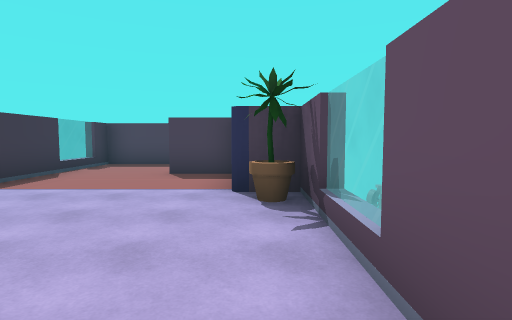
view 1 (above)

16 first-person views from a walk through a 3-D level made in the Unity game engine. The camera is 1.5 m above the floor, tilts 4° down and sees 80° across. The floor is counted in squares, 2 m on a side. Each view is taken from the middle of a square. On the plan, view 1 faces up. The plan holds only what a view shows up to about 10 squares ahead; the rest is blank. The place goes on beyond the plan. The player is left out. Door leaves are left out, so doorways stand open. Some surface patterns are stand-ins.

view 2
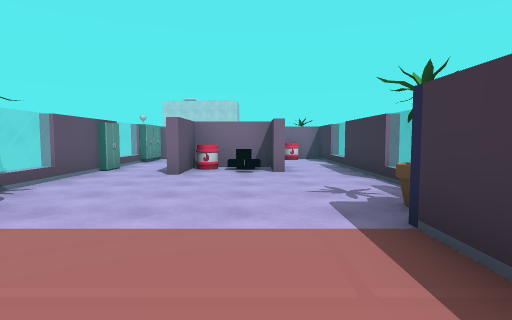

view 3
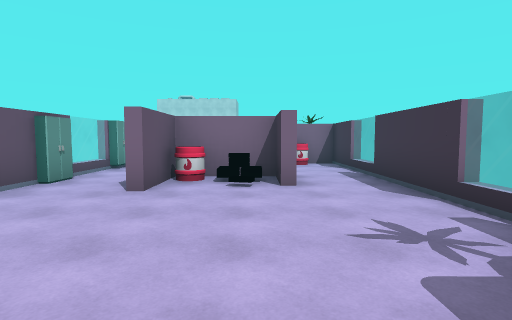

view 4
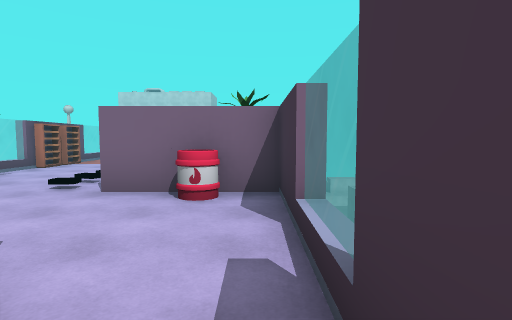

view 5
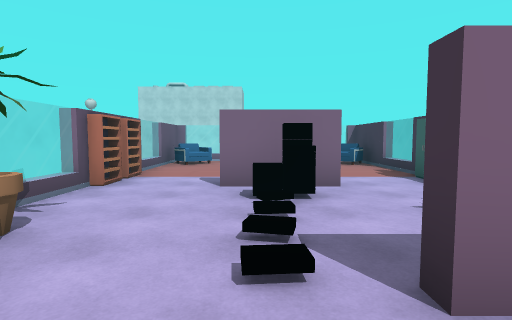

view 6
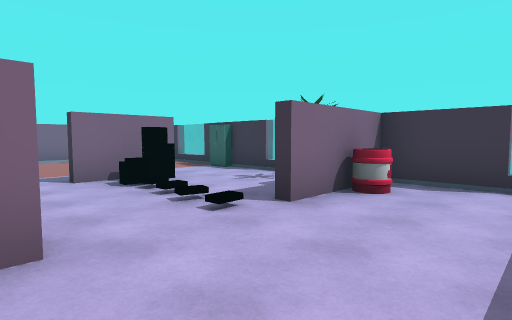

view 7
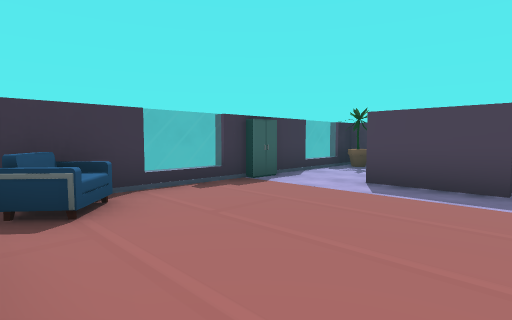

view 8
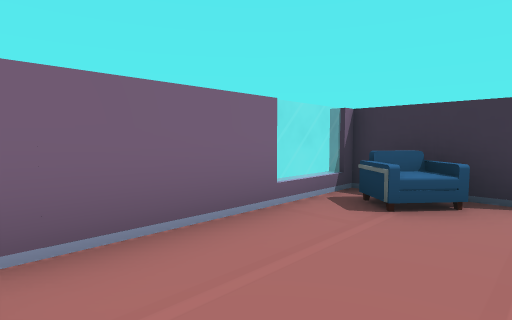

view 9
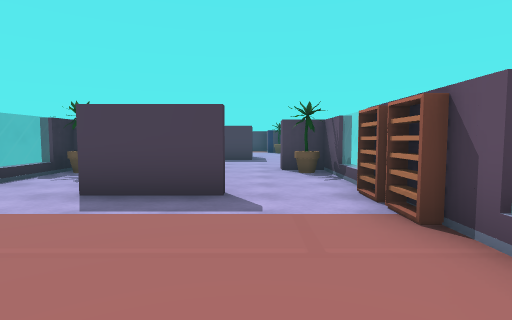

view 10
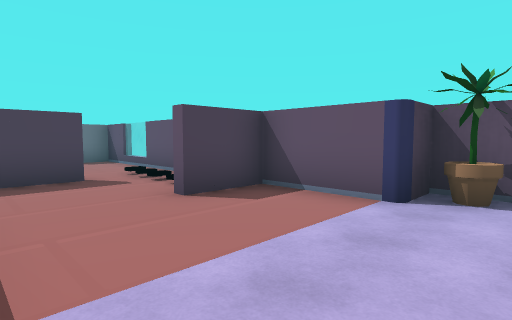

view 11
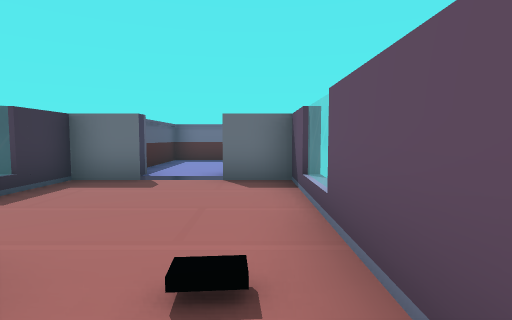

view 12
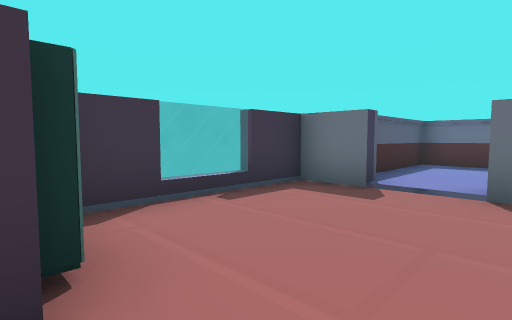

view 13
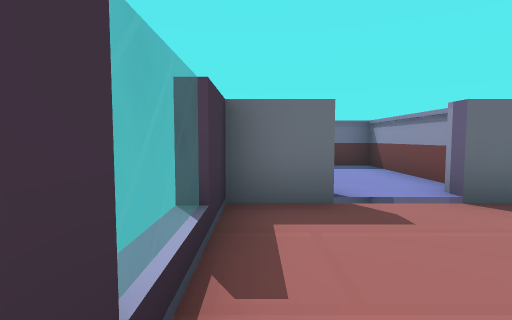

view 14
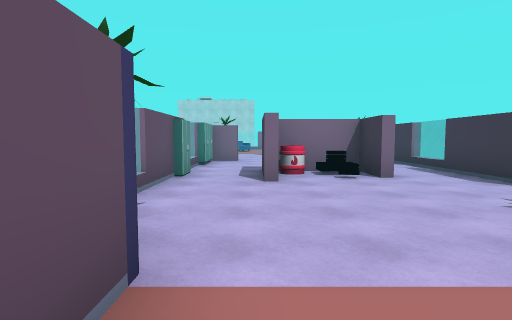

view 15
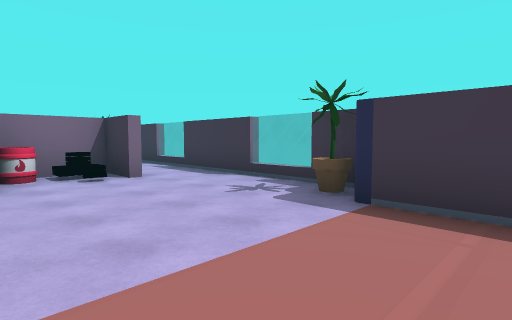

view 16
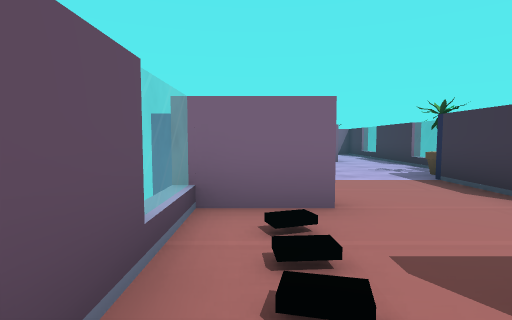

### Floor plan
Key: @ floor where view 1 was taken; # wall or solid block; . main floor; : floor 0.25 m higher than the main floor; D open door; = window, fence, low wall or low ledge; ^ raised ledge; v drop or lower ground; F flowerpot; B barrel; C chair.
Columns run from 6 left of view 1 to 1 right of it. Each row starts with its distance up from view 1.
 18   ####
 17   #::#
 16   #::#
 15   #::#
 14  ##DD##
 13  #....#
 12  #....=
 11  =....=
 10  #....#
  9  ###..#
  8  #....=
  7  =...##
  6  #....#
  5  #....##
  4  F....F#
  3 =......=
  2 #......=
  1 #......#
  0 #..#.#@#
 -1 =..#B#.=
 -2  ......=
 -3 #......#
 -4 #.B#...#
 -5 vF ...F#
 -6 =......=
 -7 #...^..=
 -8 #..##..#
 -9 #......#
-10 =......=
-11 #......=
-12 #CC...C#
-13 #......#
-14 #####=

Positions as (right, up) in squares from view 1, and headings:
1: (0, 0), facing up
2: (-3, 7), facing down
3: (-3, 5), facing down
4: (-5, 0), facing down
5: (-2, -3), facing down
6: (0, -2), facing down-left
7: (-1, -13), facing up-left
8: (-1, -11), facing down-left
9: (-1, -12), facing up
10: (-4, 3), facing up-right
11: (-1, 8), facing up
12: (-1, 9), facing up-left
13: (-4, 10), facing up
14: (-1, 6), facing down
15: (-1, 6), facing down-left
16: (-1, 10), facing down
